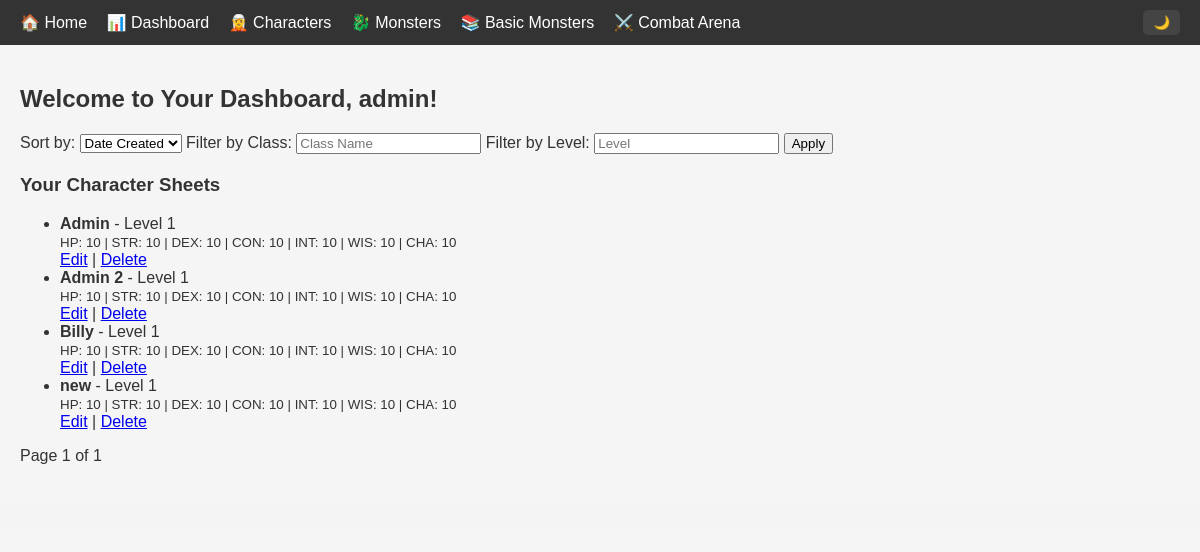
The page /accounts/dashboard/ (signed in) on the database its author committed.
### accounts/models.py (models this page shows, shortened)
class CharacterSheet(models.Model):
    user = models.ForeignKey(User, on_delete=models.CASCADE)
    name = models.CharField(max_length=100)  # Required
    class_name = models.CharField(max_length=100, blank=True, null=True)
    level = models.PositiveIntegerField(default=1, blank=True, null=True)
    race = models.CharField(max_length=100, blank=True, null=True)
    alignment = models.CharField(max_length=50, blank=True, null=True)
    hit_points = models.PositiveIntegerField(default=10, blank=True, null=True)
    armor_class = models.PositiveIntegerField(default=10, blank=True, null=True)
    initiative = models.IntegerField(default=0, blank=True, null=True)
    speed = models.PositiveIntegerField(default=30, blank=True, null=True)
    strength = models.PositiveIntegerField(default=10, blank=True, null=True)
    dexterity = models.PositiveIntegerField(default=10, blank=True, null=True)
    constitution = models.PositiveIntegerField(default=10, blank=True, null=True)
    intelligence = models.PositiveIntegerField(default=10, blank=True, null=True)
    wisdom = models.PositiveIntegerField(default=10, blank=True, null=True)
    charisma = models.PositiveIntegerField(default=10, blank=True, null=True)
    saving_throw_strength = models.BooleanField(default=False)
    saving_throw_dexterity = models.BooleanField(default=False)
    saving_throw_constitution = models.BooleanField(default=False)
    saving_throw_intelligence = models.BooleanField(default=False)
    saving_throw_wisdom = models.BooleanField(default=False)
    saving_throw_charisma = models.BooleanField(default=False)
    spell_slots = models.JSONField(default=dict, blank=True, null=True)
    spells_known = models.TextField(blank=True, null=True)
    primary_attack_name = models.CharField(max_length=100, blank=True, null=True)
    primary_attack_type = models.CharField(max_length=20, choices=[('Melee', 'Melee'), ('Ranged', 'Ranged')], blank=True, null=True)
    primary_attack_bonus = models.IntegerField(default=0, blank=True, null=True)
    primary_attack_damage = models.CharField(max_length=20, blank=True, null=True)
    primary_attack_damage_type = models.CharField(max_length=20, blank=True, null=True)
    secondary_attack_name = models.CharField(max_length=100, blank=True, null=True)
    secondary_attack_type = models.CharField(max_length=20, blank=True, null=True)
    secondary_attack_bonus = models.IntegerField(default=0, blank=True, null=True)
    secondary_attack_damage = models.CharField(max_length=20, blank=True, null=True)
    secondary_attack_damage_type = models.CharField(max_length=20, blank=True, null=True)
    special_abilities = models.TextField(blank=True, null=True)
    reactions = models.TextField(blank=True, null=True)
    combat_role = models.CharField(max_length=50, blank=True, null=True)
    preferred_range = models.CharField(max_length=20, blank=True, null=True)
    attack_priority = models.CharField(max_length=50, blank=True, null=True)
    escape_threshold = models.PositiveIntegerField(default=20, blank=True, null=True)
    conditions = models.TextField(blank=True, null=True)
    temporary_hit_points = models.PositiveIntegerField(default=0, blank=True, null=True)
    ongoing_damage = models.CharField(max_length=50, blank=True, null=True)
    available_actions = models.JSONField(default=dict, blank=True, null=True)
    bonus_actions = models.JSONField(default=dict, blank=True, null=True)
    finished = models.BooleanField(default=False, editable=False)
    created_at = models.DateTimeField(auto_now_add=True)

### accounts/views.py (the view)
# urls.py: path('dashboard/', views.dashboard, name='dashboard'),
@login_required
def dashboard(request):
    sort_by = request.GET.get(
        "sort", "created_at"
    )  # Default to sorting by creation date
    filter_class = request.GET.get("class", "")  # Filter by class name
    filter_level = request.GET.get("level", "")  # Filter by level
    character_sheets = CharacterSheet.objects.filter(user=request.user)
    if filter_class:
        character_sheets = character_sheets.filter(class_name__icontains=filter_class)
    if filter_level:
        character_sheets = character_sheets.filter(level=filter_level)
    if sort_by in ["name", "level", "created_at"]:
        character_sheets = character_sheets.order_by(sort_by)
    paginator = Paginator(character_sheets, 10)
    page_number = request.GET.get("page")
    page_obj = paginator.get_page(page_number)
    return render(
        request,
        "accounts/dashboard.html",
        {
            "page_obj": page_obj,
            "sort_by": sort_by,
            "filter_class": filter_class,
            "filter_level": filter_level,
        },
    )

### accounts/templates/accounts/dashboard.html (shortened to what this page needs)
{% extends 'base.html' %}
{% block content %}
<h2>Welcome to Your Dashboard, {{ user.username }}!</h2>
<form method="get" style="margin-bottom: 20px;">
    <label for="sort">Sort by:</label>
    <select name="sort" id="sort">
        <option value="created_at" {% if sort_by == 'created_at' %}selected{% endif %}>Date Created</option>
    </select>
    <label for="class">Filter by Class:</label>
    <input type="text" name="class" id="class" placeholder="Class Name" value="{{ filter_class }}">
    <label for="level">Filter by Level:</label>
    <input type="number" name="level" id="level" placeholder="Level" value="{{ filter_level }}">
    <button type="submit">Apply</button>
</form>
<h3>Your Character Sheets</h3>
{% if page_obj %}
    <ul>
        {% for sheet in page_obj %}
            <li>
                <strong>{{ sheet.name }}</strong> - Level {{ sheet.level }} {{ sheet.class_name }}
                <br>
                <small>
                    HP: {{ sheet.hit_points }} | STR: {{ sheet.strength }} | DEX: {{ sheet.dexterity }}
                    | CON: {{ sheet.constitution }} | INT: {{ sheet.intelligence }} | WIS: {{ sheet.wisdom }}
                    | CHA: {{ sheet.charisma }}
                </small>
                <br>
                <a href="{% url 'character_edit' sheet.id %}">Edit</a> |
                <a href="{% url 'character_delete' sheet.id %}">Delete</a>
            </li>
        {% endfor %}
    </ul>
{% else %}
    <p>No character sheets found.</p>
{% endif %}
<div>
    <span>Page {{ page_obj.number }} of {{ page_obj.paginator.num_pages }}</span>
</div>
{% endblock %}

### static/css/style.css (style rules this page uses)
body { font-family: 'Arial', sans-serif; margin: 0; padding: 0; background-color: var(--bg-color); color: var(--text-color); transition: background-color 0.3s, color 0.3s; }
:root { --bg-color: #f5f5f5; --text-color: #333; --navbar-bg: #333; --navbar-text: #fff; --navbar-hover-bg: #ddd; --navbar-hover-text: #000; --card-bg: #fff; --button-bg: #007bff; --button-text: #fff; }

### templates/base.html (style rules this page uses)
body { font-family: Arial, sans-serif; margin: 0; padding: 0; }

### rows shown on the page
CharacterSheet: name "Admin", level "1", hit_points "10", strength "10", dexterity "10", constitution "10", intelligence "10", wisdom "10", charisma "10"
CharacterSheet: name "Admin 2", level "1", hit_points "10", strength "10", dexterity "10", constitution "10", intelligence "10", wisdom "10", charisma "10"
CharacterSheet: name "Billy", level "1", hit_points "10", strength "10", dexterity "10", constitution "10", intelligence "10", wisdom "10", charisma "10"
CharacterSheet: name "new", level "1", hit_points "10", strength "10", dexterity "10", constitution "10", intelligence "10", wisdom "10", charisma "10"

### other values the page prints
{{ user.username }} "admin"
{{ page_obj.number }} "1"
{{ page_obj.paginator.num_pages }} "1"
